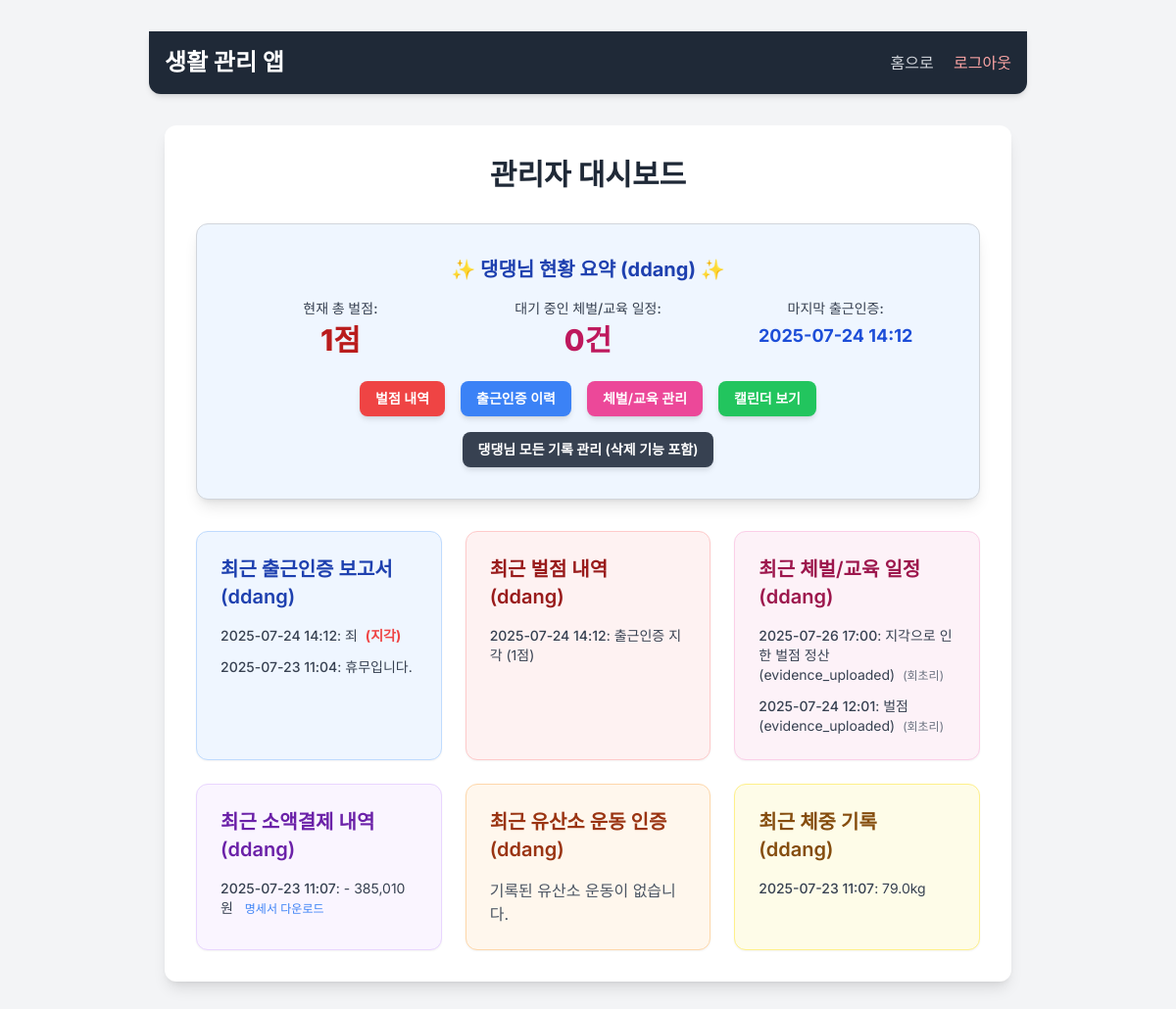
The page /admin_dashboard (signed in) on the database as committed earlier.
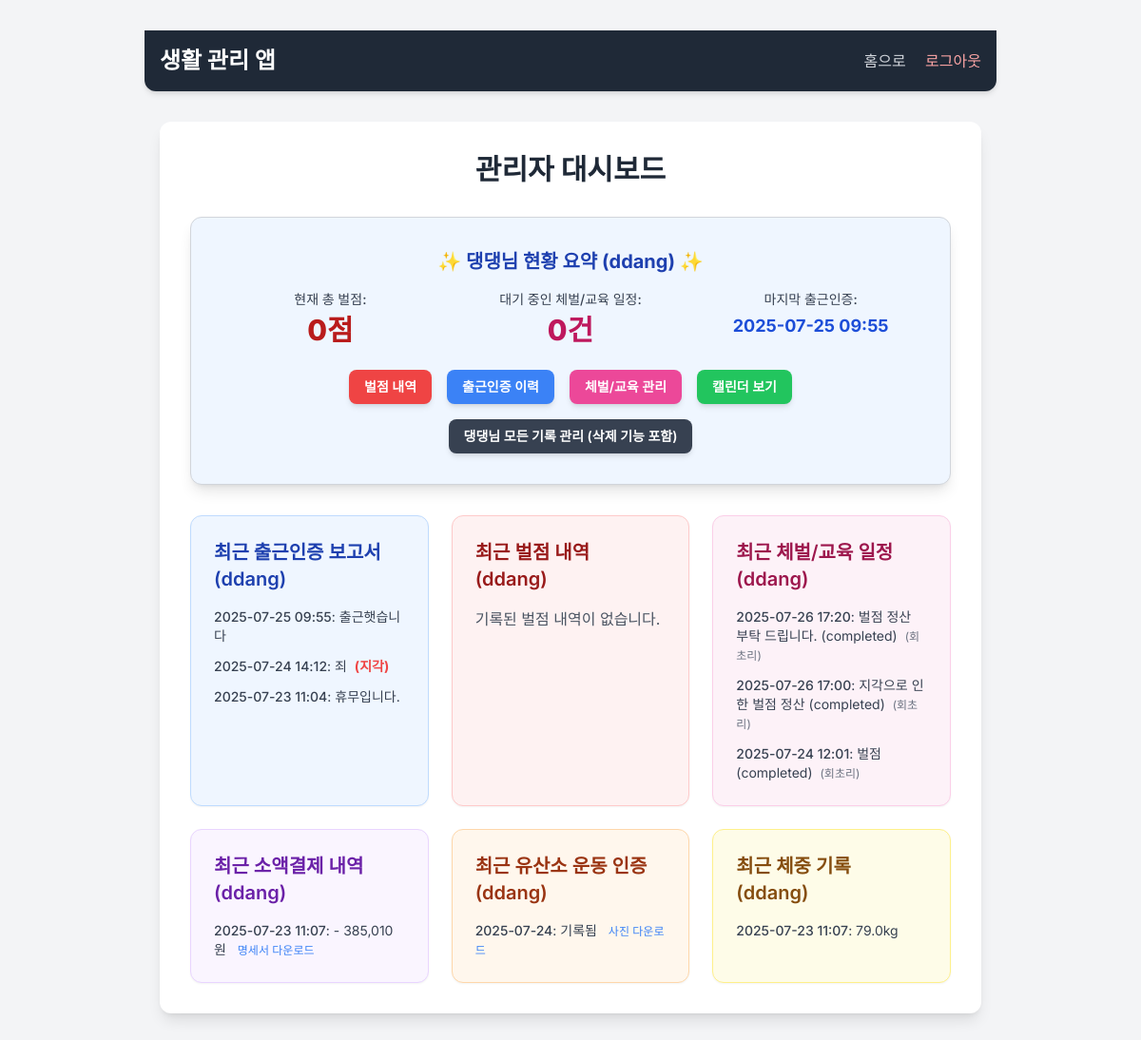
The same page on the database as committed later.
### app.py (models this page shows, shortened)
class CommuteAuthReport(db.Model):
    id = db.Column(db.Integer, primary_key=True)
    user_id = db.Column(db.Integer, db.ForeignKey('user.id'), nullable=False)
    content = db.Column(db.Text, nullable=False)
    timestamp = db.Column(db.DateTime, default=datetime.now, nullable=False)
    is_late = db.Column(db.Boolean, default=False)
    is_holiday = db.Column(db.Boolean, default=False)
    user = db.relationship('User', backref=db.backref('commute_auth_reports', lazy=True))

class Penalty(db.Model):
    id = db.Column(db.Integer, primary_key=True)
    user_id = db.Column(db.Integer, db.ForeignKey('user.id'), nullable=False)
    penalty_type = db.Column(db.String(50), nullable=False)
    rule_name = db.Column(db.String(50), nullable=True)
    reason = db.Column(db.Text, nullable=True)
    penalty_points = db.Column(db.Integer, nullable=False, default=1)
    timestamp = db.Column(db.DateTime, default=datetime.now, nullable=False)
    related_date = db.Column(db.Date, nullable=True)
    user = db.relationship('User', backref=db.backref('penalties', lazy=True))

class PunishmentSchedule(db.Model):
    id = db.Column(db.Integer, primary_key=True)
    user_id = db.Column(db.Integer, db.ForeignKey('user.id'), nullable=False)
    requested_datetime = db.Column(db.DateTime, nullable=False)
    reason = db.Column(db.Text, nullable=False)
    requested_tool = db.Column(db.String(50), nullable=True)
    status = db.Column(db.String(20), default='pending', nullable=False)
    admin_notes = db.Column(db.Text, nullable=True)
    approved_datetime = db.Column(db.DateTime, nullable=True)
    timestamp = db.Column(db.DateTime, default=datetime.now, nullable=False)
    evidence_filenames = db.Column(db.Text, nullable=True, default='[]')
    evidence_uploaded = db.Column(db.Boolean, nullable=False, default=False)
    user = db.relationship('User', backref=db.backref('punishment_schedules', lazy=True))

class Payment(db.Model):
    id = db.Column(db.Integer, primary_key=True)
    user_id = db.Column(db.Integer, db.ForeignKey('user.id'), nullable=False)
    amount = db.Column(db.Integer, nullable=False)
    description = db.Column(db.String(255), nullable=True)
    image_filename = db.Column(db.String(120), nullable=False)
    timestamp = db.Column(db.DateTime, default=datetime.now, nullable=False)
    user = db.relationship('User', backref=db.backref('payments', lazy=True))

class WeightEntry(db.Model):
    id = db.Column(db.Integer, primary_key=True)
    user_id = db.Column(db.Integer, db.ForeignKey('user.id'), nullable=False)
    weight_kg = db.Column(db.Float, nullable=False)
    timestamp = db.Column(db.DateTime, default=datetime.now, nullable=False)
    user = db.relationship('User', backref=db.backref('weight_entries', lazy=True))

class Cardio(db.Model):
    id = db.Column(db.Integer, primary_key=True)
    user_id = db.Column(db.Integer, db.ForeignKey('user.id'), nullable=False)
    date = db.Column(db.Date, nullable=False)
    image_filename = db.Column(db.String(120), nullable=False)
    timestamp = db.Column(db.DateTime, default=datetime.now, nullable=False)
    user = db.relationship('User', backref=db.backref('cardio_logs', lazy=True))

### app.py (the view)
@app.route('/admin_dashboard')
def admin_dashboard():
    if 'user_id' not in session or session.get('role') != 'owner':
        flash("관리자 권한이 없습니다.", 'error')
        return redirect(url_for('login'))
    ddang_user = User.query.filter_by(username='ddang').first()
    if not ddang_user:
        flash("댕댕님 계정을 찾을 수 없습니다.", 'error')
        return render_template('dashboard.html', ddang_total_penalty=0, ddang_pending_punishments=0, ddang_last_commute_auth="기록 없음")
    ddang_user_id = ddang_user.id
    all_reports = CommuteAuthReport.query.filter_by(user_id=ddang_user_id).order_by(db.desc(CommuteAuthReport.timestamp)).limit(10).all()
    all_payments = Payment.query.filter_by(user_id=ddang_user_id).order_by(db.desc(Payment.timestamp)).limit(10).all()
    all_cardio_logs = Cardio.query.filter_by(user_id=ddang_user_id).order_by(db.desc(Cardio.timestamp)).limit(10).all()
    all_weight_entries = WeightEntry.query.filter_by(user_id=ddang_user_id).order_by(db.desc(WeightEntry.timestamp)).limit(10).all()
    all_penalties = Penalty.query.filter_by(user_id=ddang_user_id).order_by(db.desc(Penalty.timestamp)).limit(10).all()
    all_punishment_schedules = PunishmentSchedule.query.filter_by(user_id=ddang_user_id).order_by(db.desc(PunishmentSchedule.requested_datetime)).limit(10).all()
    ddang_total_penalty = db.session.query(func.sum(Penalty.penalty_points)).filter_by(user_id=ddang_user_id).scalar() or 0
    ddang_pending_punishments = PunishmentSchedule.query.filter_by(user_id=ddang_user_id, status='pending').count()
    last_auth = CommuteAuthReport.query.filter_by(user_id=ddang_user_id).order_by(db.desc(CommuteAuthReport.timestamp)).first()
    ddang_last_commute_auth = last_auth.timestamp.strftime('%Y-%m-%d %H:%M') if last_auth else "기록 없음"
    return render_template('dashboard.html', reports=all_reports, payments=all_payments, cardio_logs=all_cardio_logs,
                           weight_entries=all_weight_entries, penalties=all_penalties, punishment_schedules=all_punishment_schedules,
                           ddang_total_penalty=ddang_total_penalty, ddang_pending_punishments=ddang_pending_punishments,
                           ddang_last_commute_auth=ddang_last_commute_auth)

### templates/dashboard.html (shortened to what this page needs)
{% extends "base.html" %}
{% from '_macros.html' import format_currency %}
{% block content %}
<div class="bg-white p-8 rounded-xl shadow-lg w-full max-w-6xl mx-auto">
  <h2 class="text-3xl font-bold text-center text-gray-800 mb-8">관리자 대시보드</h2>
  <div class="mb-8 p-8 border border-gray-300 rounded-xl bg-blue-50 shadow-lg text-center">
    <h3 class="text-xl font-bold text-blue-800 mb-4">✨ 댕댕님 현황 요약 (ddang) ✨</h3>
    <div class="grid grid-cols-1 sm:grid-cols-3 gap-6 text-gray-700">
      <div>
        <p class="text-sm font-medium">현재 총 벌점:</p>
        <p class="text-3xl font-extrabold text-red-700 mt-1">{{ ddang_total_penalty }}점</p>
      </div>
      <div>
        <p class="text-sm font-medium">대기 중인 체벌/교육 일정:</p>
        <p class="text-3xl font-extrabold text-pink-700 mt-1">{{ ddang_pending_punishments }}건</p>
      </div>
      <div>
        <p class="text-sm font-medium">마지막 출근인증:</p>
        <p class="text-lg font-bold text-blue-700 mt-1">{{ ddang_last_commute_auth }}</p>
      </div>
    </div>
    <div class="mt-6 flex flex-wrap justify-center gap-4">
      <a href="{{ url_for('penalties') }}" class="px-4 py-2 bg-red-500 text-white rounded-lg font-semibold hover:bg-red-600 transition duration-300 shadow-md text-sm">벌점 내역</a>
      <a href="{{ url_for('commute_auth_history') }}" class="px-4 py-2 bg-blue-500 text-white rounded-lg font-semibold hover:bg-blue-600 transition duration-300 shadow-md text-sm">출근인증 이력</a>
      <a href="{{ url_for('admin_punishment_requests') }}" class="px-4 py-2 bg-pink-500 text-white rounded-lg font-semibold hover:bg-pink-600 transition duration-300 shadow-md text-sm">체벌/교육 관리</a>
      <a href="{{ url_for('calendar_view') }}" class="px-4 py-2 bg-green-500 text-white rounded-lg font-semibold hover:bg-green-600 transition duration-300 shadow-md text-sm">캘린더 보기</a>
      <a href="{{ url_for('admin_data_management') }}" class="px-4 py-2 bg-gray-700 text-white rounded-lg font-semibold hover:bg-gray-800 transition duration-300 shadow-md text-sm">댕댕님 모든 기록 관리 (삭제 기능 포함)</a>
    </div>
  </div>
  <div class="grid grid-cols-1 md:grid-cols-2 lg:grid-cols-3 gap-6">
    <div class="bg-blue-50 p-6 rounded-xl shadow-sm border border-blue-200">
      <h3 class="text-xl font-semibold text-blue-800 mb-4">최근 출근인증 보고서 (ddang)</h3>
      {% if reports %}
        <ul class="space-y-3">
          {% for report in reports %}
            <li class="text-gray-700 text-sm">
              <span class="font-medium">{{ report.timestamp.strftime('%Y-%m-%d %H:%M') }}</span>: {{ report.content | truncate(50) }}
              {% if report.is_late %}<span class="text-red-500 font-bold ml-1">(지각)</span>{% endif %}
            </li>
          {% endfor %}
        </ul>
      {% else %}
        <p class="text-gray-600">제출된 출근인증이 없습니다.</p>
      {% endif %}
    </div>
    <div class="bg-red-50 p-6 rounded-xl shadow-sm border border-red-200">
      <h3 class="text-xl font-semibold text-red-800 mb-4">최근 벌점 내역 (ddang)</h3>
      {% if penalties %}
        <ul class="space-y-3">
          {% for penalty in penalties %}
            <li class="text-gray-700 text-sm">
              <span class="font-medium">{{ penalty.timestamp.strftime('%Y-%m-%d %H:%M') }}</span>: {{ penalty.penalty_type }} ({{ penalty.penalty_points }}점)
            </li>
          {% endfor %}
        </ul>
      {% else %}
        <p class="text-gray-600">기록된 벌점 내역이 없습니다.</p>
      {% endif %}
    </div>
    <div class="bg-pink-50 p-6 rounded-xl shadow-sm border border-pink-200">
      <h3 class="text-xl font-semibold text-pink-800 mb-4">최근 체벌/교육 일정 (ddang)</h3>
      {% if punishment_schedules %}
        <ul class="space-y-3">
          {% for schedule in punishment_schedules %}
            <li class="text-gray-700 text-sm">
              <span class="font-medium">{{ schedule.requested_datetime.strftime('%Y-%m-%d %H:%M') }}</span>: {{ schedule.reason | truncate(50) }} ({{ schedule.status }})
              {% if schedule.requested_tool %}<span class="text-gray-500 text-xs ml-1">({{ schedule.requested_tool }})</span>{% endif %}
            </li>
          {% endfor %}
        </ul>
      {% else %}
        <p class="text-gray-600">기록된 체벌/교육 일정이 없습니다.</p>
      {% endif %}
    </div>
    <div class="bg-purple-50 p-6 rounded-xl shadow-sm border border-purple-200">
      <h3 class="text-xl font-semibold text-purple-800 mb-4">최근 소액결제 내역 (ddang)</h3>
      {% if payments %}
        <ul class="space-y-3">
          {% for payment in payments %}
            <li class="text-gray-700 text-sm">
              <span class="font-medium">{{ payment.timestamp.strftime('%Y-%m-%d %H:%M') }}</span>: {{ payment.description | default('설명 없음') }} - {{ format_currency(payment.amount | int) }}원
              {% if payment.image_filename %}
                <a href="{{ url_for('uploaded_file', filename=payment.image_filename) }}" target="_blank" class="text-blue-500 hover:underline ml-2 text-xs">명세서 다운로드</a>
              {% endif %}
            </li>
          {% endfor %}
        </ul>
      {% else %}
        <p class="text-gray-600">기록된 결제 내역이 없습니다.</p>
      {% endif %}
    </div>
    <div class="bg-orange-50 p-6 rounded-xl shadow-sm border border-orange-200">
      <h3 class="text-xl font-semibold text-orange-800 mb-4">최근 유산소 운동 인증 (ddang)</h3>
      {% if cardio_logs %}
        <ul class="space-y-3">
          {% for log in cardio_logs %}
            <li class="text-gray-700 text-sm">
              <span class="font-medium">{{ log.date.strftime('%Y-%m-%d') }}</span>: 기록됨
              {% if log.image_filename %}
                <a href="{{ url_for('uploaded_file', filename=log.image_filename) }}" target="_blank" class="text-blue-500 hover:underline ml-2 text-xs">사진 다운로드</a>
              {% endif %}
            </li>
          {% endfor %}
        </ul>
      {% else %}
        <p class="text-gray-600">기록된 유산소 운동이 없습니다.</p>
      {% endif %}
    </div>
    <div class="bg-yellow-50 p-6 rounded-xl shadow-sm border border-yellow-200">
      <h3 class="text-xl font-semibold text-yellow-800 mb-4">최근 체중 기록 (ddang)</h3>
      {% if weight_entries %}
        <ul class="space-y-3">
          {% for entry in weight_entries %}
            <li class="text-gray-700 text-sm">
              <span class="font-medium">{{ entry.timestamp.strftime('%Y-%m-%d %H:%M') }}</span>: {{ entry.weight_kg }}kg
            </li>
          {% endfor %}
        </ul>
      {% else %}
        <p class="text-gray-600">기록된 체중이 없습니다.</p>
      {% endif %}
    </div>
  </div>
</div>
{% endblock %}

### templates/base.html (shortened to what this page needs)
<!DOCTYPE html>
<html lang="ko">
<head>
  <script src="https://cdn.tailwindcss.com"></script>
</head>
<body class="bg-gray-100 min-h-screen flex flex-col items-center py-8">
  {% from '_macros.html' import top_nav %}
  {{ top_nav() }}
  <div class="w-full max-w-4xl px-4">
    {% block content %}{% endblock %}
  </div>
</body>
</html>

### templates/_macros.html
{% macro format_currency(value) %}
    {{ "{:,.0f}".format(value) }}
{% endmacro %}
{% macro top_nav() %}
<nav class="bg-gray-800 p-4 shadow-md rounded-b-xl mb-8 w-full max-w-4xl mx-auto">
    <div class="container mx-auto flex justify-between items-center">
        <div class="text-white text-2xl font-bold">
            <a href="{{ url_for('home') }}" class="hover:text-gray-300 transition duration-200">생활 관리 앱</a>
        </div>
        <div class="space-x-4">
            <a href="{{ url_for('home') }}" class="text-gray-300 hover:text-white transition duration-200 font-medium">홈으로</a>
            <a href="{{ url_for('logout') }}" class="text-red-300 hover:text-red-100 transition duration-200 font-medium">로그아웃</a>
        </div>
    </div>
</nav>
{% endmacro %}

### templates/base.html (style rules this page uses)
body { font-family: 'Inter', sans-serif; }

Rows that differ between the two databases and show on the page:
removed Penalty: timestamp "2025-07-24 14:12", penalty_type "출근인증 지각", penalty_points "1"
added CommuteAuthReport: timestamp "2025-07-25 09:55", content "출근햇습니다"
added PunishmentSchedule: requested_datetime "2025-07-26 17:20", reason "벌점 정산 부탁 드립니다.", status "completed", requested_tool "회초리"
changed PunishmentSchedule "지각으로 인한 벌점 정산": status "evidence_uploaded" → "completed"
changed PunishmentSchedule "벌점": status "evidence_uploaded" → "completed"
added Cardio: date "2025-07-24"
Other text that changed with them:
{{ ddang_total_penalty }}: "1" → "0"
{{ ddang_last_commute_auth }}: "2025-07-24 14:12" → "2025-07-25 09:55"
text no longer shown: "기록된 유산소 운동이 없습니다."
text now shown: "기록된 벌점 내역이 없습니다."
